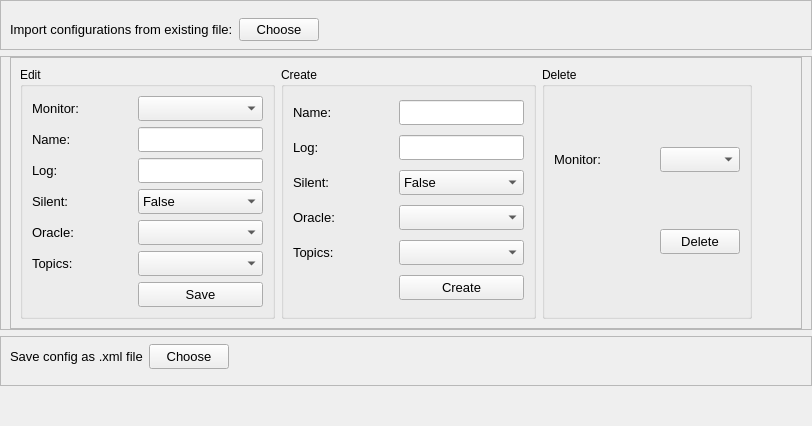
          <widget class="QWidget" name="W_ConfigMonitorPage">
           <property name="styleSheet">
            <string notr="true"/>
           </property>
           <attribute name="title">
            <string>Monitor</string>
           </attribute>
           <layout class="QVBoxLayout" name="verticalLayout_14">
            <property name="leftMargin">
             <number>0</number>
            </property>
            <property name="topMargin">
             <number>0</number>
            </property>
            <property name="rightMargin">
             <number>0</number>
            </property>
            <property name="bottomMargin">
             <number>0</number>
            </property>
            <item>
             <widget class="QFrame" name="frame_26">
              <property name="minimumSize">
               <size>
                <width>0</width>
                <height>50</height>
               </size>
              </property>
              <property name="frameShape">
               <enum>QFrame::StyledPanel</enum>
              </property>
              <property name="frameShadow">
               <enum>QFrame::Raised</enum>
              </property>
              <layout class="QHBoxLayout" name="horizontalLayout_4">
               <property name="bottomMargin">
                <number>0</number>
               </property>
               <item>
                <widget class="QLabel" name="lblMonitorImporttxt">
                 <property name="font">
                  <font>
                   <pointsize>10</pointsize>
                  </font>
                 </property>
                 <property name="text">
                  <string>Import configurations from existing file:</string>
                 </property>
                </widget>
               </item>
               <item>
                <widget class="QPushButton" name="btnMonitorChoose">
                 <property name="font">
                  <font>
                   <pointsize>10</pointsize>
                  </font>
                 </property>
                 <property name="text">
                  <string>Choose</string>
                 </property>
                </widget>
               </item>
               <item>
                <spacer name="horizontalSpacer">
                 <property name="orientation">
                  <enum>Qt::Horizontal</enum>
                 </property>
                 <property name="sizeHint" stdset="0">
                  <size>
                   <width>40</width>
                   <height>20</height>
                  </size>
                 </property>
                </spacer>
               </item>
              </layout>
             </widget>
            </item>
            <item>
             <widget class="QFrame" name="frame_20">
              <property name="frameShape">
               <enum>QFrame::StyledPanel</enum>
              </property>
              <property name="frameShadow">
               <enum>QFrame::Raised</enum>
              </property>
              <layout class="QVBoxLayout" name="verticalLayout_15">
               <property name="topMargin">
                <number>0</number>
               </property>
               <property name="bottomMargin">
                <number>0</number>
               </property>
               <item>
                <widget class="QFrame" name="frame_21">
                 <property name="frameShape">
                  <enum>QFrame::StyledPanel</enum>
                 </property>
                 <property name="frameShadow">
                  <enum>QFrame::Raised</enum>
                 </property>
                 <layout class="QHBoxLayout" name="horizontalLayout_9">
                  <item>
                   <widget class="QGroupBox" name="gbxMonitorEdit">
                    <property name="title">
                     <string>Edit</string>
                    </property>
                    <layout class="QGridLayout" name="gridLayout_7">
                     <item row="1" column="0">
                      <widget class="QLabel" name="lblMonitorEditName">
                       <property name="minimumSize">
                        <size>
                         <width>100</width>
                         <height>0</height>
                        </size>
                       </property>
                       <property name="font">
                        <font>
                         <pointsize>10</pointsize>
                        </font>
                       </property>
                       <property name="text">
                        <string>Name:</string>
                       </property>
                      </widget>
                     </item>
                     <item row="0" column="1">
                      <widget class="QComboBox" name="cbxMonitorEditMonitor">
                       <property name="minimumSize">
                        <size>
                         <width>0</width>
                         <height>25</height>
                        </size>
                       </property>
                       <property name="maximumSize">
                        <size>
                         <width>16777215</width>
                         <height>25</height>
                        </size>
                       </property>
                       <property name="font">
                        <font>
                         <pointsize>10</pointsize>
                        </font>
                       </property>
                      </widget>
                     </item>
                     <item row="2" column="0">
                      <widget class="QLabel" name="lblMonitorEditLog">
                       <property name="minimumSize">
                        <size>
                         <width>100</width>
                         <height>0</height>
                        </size>
                       </property>
                       <property name="font">
                        <font>
                         <pointsize>10</pointsize>
                        </font>
                       </property>
                       <property name="text">
                        <string>Log:</string>
                       </property>
                      </widget>
                     </item>
                     <item row="5" column="0">
                      <widget class="QLabel" name="lblMonitorEditTopics">
                       <property name="minimumSize">
                        <size>
                         <width>100</width>
                         <height>0</height>
                        </size>
                       </property>
                       <property name="font">
                        <font>
                         <pointsize>10</pointsize>
                        </font>
                       </property>
                       <property name="text">
                        <string>Topics:</string>
                       </property>
                      </widget>
                     </item>
                     <item row="6" column="1">
                      <widget class="QPushButton" name="btnMonitorEdit">
                       <property name="minimumSize">
                        <size>
                         <width>0</width>
                         <height>25</height>
                        </size>
                       </property>
                       <property name="maximumSize">
                        <size>
                         <width>16777215</width>
                         <height>25</height>
                        </size>
                       </property>
                       <property name="font">
                        <font>
                         <pointsize>10</pointsize>
                        </font>
                       </property>
                       <property name="text">
                        <string>Save</string>
                       </property>
                      </widget>
                     </item>
                     <item row="5" column="1">
                      <widget class="QComboBox" name="cbxMonitorEditTopics">
                       <property name="minimumSize">
                        <size>
                         <width>0</width>
                         <height>25</height>
                        </size>
                       </property>
                       <property name="maximumSize">
                        <size>
                         <width>16777215</width>
                         <height>25</height>
                        </size>
                       </property>
                       <property name="font">
                        <font>
                         <pointsize>10</pointsize>
                        </font>
                       </property>
                      </widget>
                     </item>
                     <item row="1" column="1">
                      <widget class="QLineEdit" name="txtMonitorEditName">
                       <property name="minimumSize">
                        <size>
                         <width>0</width>
                         <height>25</height>
                        </size>
                       </property>
                       <property name="maximumSize">
                        <size>
                         <width>16777215</width>
                         <height>25</height>
                        </size>
                       </property>
                       <property name="font">
                        <font>
                         <pointsize>10</pointsize>
                        </font>
                       </property>
                      </widget>
                     </item>
                     <item row="4" column="1">
                      <widget class="QComboBox" name="cbxMonitorEditOracle">
                       <property name="minimumSize">
                        <size>
                         <width>0</width>
                         <height>25</height>
                        </size>
                       </property>
                       <property name="maximumSize">
                        <size>
                         <width>16777215</width>
                         <height>25</height>
                        </size>
                       </property>
                       <property name="font">
                        <font>
                         <pointsize>10</pointsize>
                        </font>
                       </property>
                      </widget>
                     </item>
                     <item row="0" column="0">
                      <widget class="QLabel" name="lblMonitorEditMonitor">
                       <property name="minimumSize">
                        <size>
                         <width>100</width>
                         <height>0</height>
                        </size>
                       </property>
                       <property name="font">
                        <font>
                         <pointsize>10</pointsize>
                        </font>
                       </property>
                       <property name="text">
                        <string>Monitor:</string>
                       </property>
                      </widget>
                     </item>
                     <item row="3" column="1">
                      <widget class="QComboBox" name="cbxMonitorEditSilent">
                       <property name="minimumSize">
                        <size>
                         <width>0</width>
                         <height>25</height>
                        </size>
                       </property>
                       <property name="maximumSize">
                        <size>
                         <width>16777215</width>
                         <height>25</height>
                        </size>
                       </property>
                       <property name="font">
                        <font>
                         <pointsize>10</pointsize>
                        </font>
                       </property>
                       <item>
                        <property name="text">
                         <string>False</string>
                        </property>
                       </item>
                       <item>
                        <property name="text">
                         <string>True</string>
                        </property>
                       </item>
                      </widget>
                     </item>
                     <item row="3" column="0">
                      <widget class="QLabel" name="lblMonitorEditSilent">
                       <property name="minimumSize">
                        <size>
                         <width>100</width>
                         <height>0</height>
                        </size>
                       </property>
                       <property name="font">
                        <font>
                         <pointsize>10</pointsize>
                        </font>
                       </property>
                       <property name="text">
                        <string>Silent:</string>
                       </property>
                      </widget>
                     </item>
                     <item row="4" column="0">
                      <widget class="QLabel" name="lblMonitorEditOracle">
                       <property name="minimumSize">
                        <size>
                         <width>100</width>
                         <height>0</height>
                        </size>
                       </property>
                       <property name="font">
                        <font>
                         <pointsize>10</pointsize>
                        </font>
                       </property>
                       <property name="text">
                        <string>Oracle:</string>
                       </property>
                      </widget>
                     </item>
                     <item row="2" column="1">
                      <widget class="QLineEdit" name="txtMonitorEditLog">
                       <property name="minimumSize">
                        <size>
                         <width>0</width>
                         <height>25</height>
                        </size>
                       </property>
                       <property name="maximumSize">
                        <size>
                         <width>16777215</width>
                         <height>25</height>
                        </size>
                       </property>
                       <property name="font">
                        <font>
                         <pointsize>10</pointsize>
                        </font>
                       </property>
                      </widget>
                     </item>
                    </layout>
                   </widget>
                  </item>
                  <item>
                   <widget class="QGroupBox" name="gbxMonitorCreate">
                    <property name="title">
                     <string>Create</string>
                    </property>
                    <layout class="QGridLayout" name="gridLayout_15">
                     <item row="4" column="1">
                      <widget class="QComboBox" name="cbxMonitorCreateTopics">
                       <property name="minimumSize">
                        <size>
                         <width>0</width>
                         <height>25</height>
                        </size>
                       </property>
                       <property name="maximumSize">
                        <size>
                         <width>16777215</width>
                         <height>25</height>
                        </size>
                       </property>
                       <property name="font">
                        <font>
                         <pointsize>10</pointsize>
                        </font>
                       </property>
                      </widget>
                     </item>
                     <item row="1" column="1">
                      <widget class="QLineEdit" name="txtMonitorCreateLog">
                       <property name="minimumSize">
                        <size>
                         <width>0</width>
                         <height>25</height>
                        </size>
                       </property>
                       <property name="maximumSize">
                        <size>
                         <width>16777215</width>
                         <height>25</height>
                        </size>
                       </property>
                       <property name="font">
                        <font>
                         <pointsize>10</pointsize>
                        </font>
                       </property>
                      </widget>
                     </item>
                     <item row="3" column="0">
                      <widget class="QLabel" name="lblMonitorCreateOracle">
                       <property name="minimumSize">
                        <size>
                         <width>100</width>
                         <height>0</height>
                        </size>
                       </property>
                       <property name="font">
                        <font>
                         <pointsize>10</pointsize>
                        </font>
                       </property>
                       <property name="text">
                        <string>Oracle:</string>
                       </property>
                      </widget>
                     </item>
                     <item row="0" column="0">
                      <widget class="QLabel" name="lblMonitorCreateName">
                       <property name="minimumSize">
                        <size>
                         <width>100</width>
                         <height>0</height>
                        </size>
                       </property>
                       <property name="font">
                        <font>
                         <pointsize>10</pointsize>
                        </font>
                       </property>
                       <property name="text">
                        <string>Name:</string>
                       </property>
                      </widget>
                     </item>
                     <item row="0" column="1">
                      <widget class="QLineEdit" name="txtMonitorCreateName">
                       <property name="minimumSize">
                        <size>
                         <width>0</width>
                         <height>25</height>
                        </size>
                       </property>
                       <property name="maximumSize">
                        <size>
                         <width>16777215</width>
                         <height>25</height>
                        </size>
                       </property>
                       <property name="font">
                        <font>
                         <pointsize>10</pointsize>
                        </font>
                       </property>
                      </widget>
                     </item>
                     <item row="4" column="0">
                      <widget class="QLabel" name="lblMonitorCreateTopics">
                       <property name="minimumSize">
                        <size>
                         <width>100</width>
                         <height>0</height>
                        </size>
                       </property>
                       <property name="font">
                        <font>
                         <pointsize>10</pointsize>
                        </font>
                       </property>
                       <property name="text">
                        <string>Topics:</string>
                       </property>
                      </widget>
                     </item>
                     <item row="2" column="1">
                      <widget class="QComboBox" name="cbxMonitorCreateSilent">
                       <property name="minimumSize">
                        <size>
                         <width>0</width>
                         <height>25</height>
                        </size>
                       </property>
                       <property name="maximumSize">
                        <size>
                         <width>16777215</width>
                         <height>25</height>
                        </size>
                       </property>
                       <property name="font">
                        <font>
                         <pointsize>10</pointsize>
                        </font>
                       </property>
                       <item>
                        <property name="text">
                         <string>False</string>
                        </property>
                       </item>
                       <item>
                        <property name="text">
                         <string>True</string>
                        </property>
                       </item>
                      </widget>
                     </item>
                     <item row="3" column="1">
                      <widget class="QComboBox" name="cbxMonitorCreateOracle">
                       <property name="minimumSize">
                        <size>
                         <width>0</width>
                         <height>25</height>
                        </size>
                       </property>
                       <property name="maximumSize">
                        <size>
                         <width>16777215</width>
                         <height>25</height>
                        </size>
                       </property>
                       <property name="font">
                        <font>
                         <pointsize>10</pointsize>
                        </font>
                       </property>
                      </widget>
                     </item>
                     <item row="1" column="0">
                      <widget class="QLabel" name="lblMonitorCreateLog">
                       <property name="minimumSize">
                        <size>
                         <width>100</width>
                         <height>0</height>
                        </size>
                       </property>
                       <property name="font">
                        <font>
                         <pointsize>10</pointsize>
                        </font>
                       </property>
                       <property name="text">
                        <string>Log:</string>
                       </property>
                      </widget>
                     </item>
                     <item row="2" column="0">
                      <widget class="QLabel" name="lblMonitorCreateSilent">
                       <property name="minimumSize">
                        <size>
                         <width>100</width>
                         <height>0</height>
                        </size>
                       </property>
                       <property name="font">
                        <font>
                         <pointsize>10</pointsize>
                        </font>
                       </property>
                       <property name="text">
                        <string>Silent:</string>
                       </property>
                      </widget>
                     </item>
                     <item row="5" column="1">
                      <widget class="QPushButton" name="btnMonitorCreate">
                       <property name="minimumSize">
                        <size>
                         <width>0</width>
                         <height>25</height>
                        </size>
                       </property>
                       <property name="maximumSize">
                        <size>
                         <width>16777215</width>
                         <height>25</height>
                        </size>
                       </property>
                       <property name="font">
                        <font>
                         <pointsize>10</pointsize>
                        </font>
                       </property>
                       <property name="text">
                        <string>Create</string>
                       </property>
                      </widget>
                     </item>
                    </layout>
                   </widget>
                  </item>
                  <item>
                   <widget class="QGroupBox" name="gbxMonitorDelete">
                    <property name="title">
                     <string>Delete</string>
                    </property>
                    <layout class="QGridLayout" name="gridLayout_16">
                     <item row="0" column="1">
                      <widget class="QComboBox" name="cbxMonitorDelete">
                       <property name="minimumSize">
                        <size>
                         <width>0</width>
                         <height>25</height>
                        </size>
                       </property>
                       <property name="maximumSize">
                        <size>
                         <width>16777215</width>
                         <height>25</height>
                        </size>
                       </property>
                       <property name="font">
                        <font>
                         <pointsize>10</pointsize>
                        </font>
                       </property>
                      </widget>
                     </item>
                     <item row="0" column="0">
                      <widget class="QLabel" name="lblMonitorDelete">
                       <property name="minimumSize">
                        <size>
                         <width>100</width>
                         <height>0</height>
                        </size>
                       </property>
                       <property name="font">
                        <font>
                         <pointsize>10</pointsize>
                        </font>
                       </property>
                       <property name="text">
                        <string>Monitor:</string>
                       </property>
                      </widget>
                     </item>
                     <item row="1" column="1">
                      <widget class="QPushButton" name="btnMonitorDelete">
                       <property name="minimumSize">
                        <size>
                         <width>0</width>
                         <height>25</height>
                        </size>
                       </property>
                       <property name="maximumSize">
                        <size>
                         <width>16777215</width>
                         <height>25</height>
                        </size>
                       </property>
                       <property name="font">
                        <font>
                         <pointsize>10</pointsize>
                        </font>
                       </property>
                       <property name="text">
                        <string>Delete</string>
                       </property>
                      </widget>
                     </item>
                    </layout>
                   </widget>
                  </item>
                  <item>
                   <spacer name="horizontalSpacer_3">
                    <property name="orientation">
                     <enum>Qt::Horizontal</enum>
                    </property>
                    <property name="sizeHint" stdset="0">
                     <size>
                      <width>40</width>
                      <height>20</height>
                     </size>
                    </property>
                   </spacer>
                  </item>
                 </layout>
                </widget>
               </item>
              </layout>
             </widget>
            </item>
            <item>
             <widget class="QFrame" name="frame_4">
              <property name="minimumSize">
               <size>
                <width>0</width>
                <height>50</height>
               </size>
              </property>
              <property name="frameShape">
               <enum>QFrame::StyledPanel</enum>
              </property>
              <property name="frameShadow">
               <enum>QFrame::Raised</enum>
              </property>
              <layout class="QHBoxLayout" name="horizontalLayout_3">
               <property name="topMargin">
                <number>0</number>
               </property>
               <item>
                <widget class="QLabel" name="lblMonitorSaveFile">
                 <property name="minimumSize">
                  <size>
                   <width>100</width>
                   <height>0</height>
                  </size>
                 </property>
                 <property name="maximumSize">
                  <size>
                   <width>16777215</width>
                   <height>16777215</height>
                  </size>
                 </property>
                 <property name="font">
                  <font>
                   <pointsize>10</pointsize>
                  </font>
                 </property>
                 <property name="text">
                  <string>Save config as .xml file</string>
                 </property>
                </widget>
               </item>
               <item>
                <widget class="QPushButton" name="btnMonitorSaveFile">
                 <property name="minimumSize">
                  <size>
                   <width>0</width>
                   <height>25</height>
                  </size>
                 </property>
                 <property name="maximumSize">
                  <size>
                   <width>16777215</width>
                   <height>25</height>
                  </size>
                 </property>
                 <property name="font">
                  <font>
                   <pointsize>10</pointsize>
                  </font>
                 </property>
                 <property name="text">
                  <string>Choose</string>
                 </property>
                </widget>
               </item>
               <item>
                <spacer name="horizontalSpacer_6">
                 <property name="orientation">
                  <enum>Qt::Horizontal</enum>
                 </property>
                 <property name="sizeHint" stdset="0">
                  <size>
                   <width>40</width>
                   <height>20</height>
                  </size>
                 </property>
                </spacer>
               </item>
              </layout>
             </widget>
            </item>
            <item>
             <spacer name="verticalSpacer">
              <property name="orientation">
               <enum>Qt::Vertical</enum>
              </property>
              <property name="sizeHint" stdset="0">
               <size>
                <width>20</width>
                <height>40</height>
               </size>
              </property>
             </spacer>
            </item>
           </layout>
          </widget>
